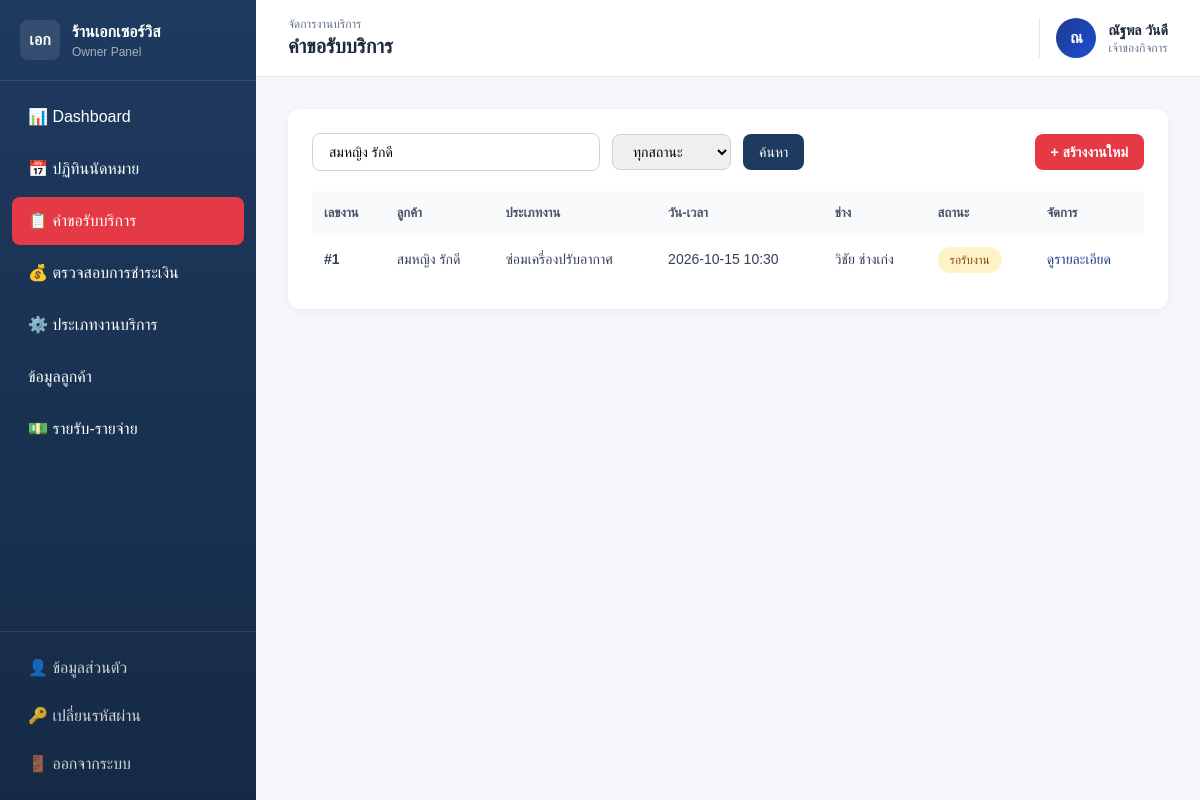
/owner/jobs.php?search=สมหญิง+รักดี (signed in), run on the app's committed database.
### tables this page shows
CREATE TABLE booking (
    booking_id INTEGER PRIMARY KEY AUTOINCREMENT,
    customer_id INTEGER NOT NULL,
    service_id INTEGER NOT NULL,
    tech_id_1 INTEGER,
    tech_id_2 INTEGER,
    booking_date TEXT NOT NULL,
    booking_time TEXT NOT NULL,
    status_service TEXT NOT NULL DEFAULT 'รอรับงาน',
    problem_description TEXT,
    problem_photo_url TEXT,
    reschedule_reason TEXT,
    created_at TEXT NOT NULL DEFAULT CURRENT_TIMESTAMP,
    FOREIGN KEY (customer_id) REFERENCES customer(customer_id) ON UPDATE CASCADE,
    FOREIGN KEY (service_id) REFERENCES services(service_id) ON UPDATE CASCADE,
    FOREIGN KEY (tech_id_1) REFERENCES technician(tech_id) ON DELETE SET NULL ON UPDATE CASCADE,
    FOREIGN KEY (tech_id_2) REFERENCES technician(tech_id) ON DELETE SET NULL ON UPDATE CASCADE
);

CREATE TABLE customer (
    customer_id INTEGER PRIMARY KEY AUTOINCREMENT,
    line_user_id TEXT NOT NULL UNIQUE,
    full_name TEXT NOT NULL,
    phone TEXT,
    email TEXT,
    password TEXT,
    address TEXT,
    latitude REAL,
    longitude REAL,
    created_at TEXT NOT NULL DEFAULT CURRENT_TIMESTAMP
);

CREATE TABLE services (
    service_id INTEGER PRIMARY KEY AUTOINCREMENT,
    service_name TEXT NOT NULL,
    category TEXT,
    base_price NUMERIC NOT NULL DEFAULT 0,
    description TEXT,
    status TEXT NOT NULL DEFAULT 'เปิดใช้งาน'
);

CREATE TABLE technician (
    tech_id INTEGER PRIMARY KEY AUTOINCREMENT,
    line_user_id TEXT UNIQUE,
    full_name TEXT NOT NULL,
    phone TEXT,
    specialty TEXT,
    status TEXT NOT NULL DEFAULT 'ว่าง',
    created_at TEXT NOT NULL DEFAULT CURRENT_TIMESTAMP
);

### owner/jobs.php (the view, shortened to what this page needs)
<?php
require_once __DIR__ . '/../includes/header_owner.php';
$search = trim($_GET['search'] ?? '');
$sql = "SELECT b.*, c.full_name AS customer, s.service_name, t.full_name AS tech_name
        FROM Booking b
        JOIN Customer c ON b.customer_id = c.customer_id
        JOIN Services s ON b.service_id = s.service_id
        LEFT JOIN Technician t ON b.tech_id_1 = t.tech_id
        WHERE 1=1";
$params = [];
if ($search) { $sql .= " AND (b.booking_id LIKE ? OR c.full_name LIKE ?)"; $params[] = "%$search%"; $params[] = "%$search%"; }
$sql .= " ORDER BY b.booking_date DESC, b.booking_time DESC";
$stmt = $pdo->prepare($sql);
$stmt->execute($params);
$jobs = $stmt->fetchAll();
$statusClass = [
  'รอรับงาน' => 'status-pending',
  'กำลังเดินทาง' => 'status-progress',
  'กำลังซ่อม' => 'status-progress',
  'เสร็จสิ้น' => 'status-done',
  'ยกเลิก' => 'status-cancel'
];
?>
<div class="card p-6">
  <form method="GET" class="flex items-center justify-between mb-5 flex-wrap gap-3">
    <div class="flex items-center gap-3 flex-wrap">
      <input type="text" name="search" value="<?= htmlspecialchars($search) ?>" placeholder="ค้นหาเลขงาน, ชื่อลูกค้า..." class="px-4 py-2 border border-slate-300 rounded-lg w-72 text-sm outline-none" />
      <select name="status" class="px-4 py-2 border border-slate-300 rounded-lg text-sm">
        <option value="">ทุกสถานะ</option>
      </select>
      <button class="btn-primary px-4 py-2 rounded-lg text-sm">ค้นหา</button>
    </div>
    <a href="/testtt/owner/calendar.php" class="btn-accent px-4 py-2 rounded-lg text-sm font-semibold no-underline">+ สร้างงานใหม่</a>
  </form>
  <div class="overflow-x-auto">
    <table class="w-full data-table">
      <thead><tr><th class="text-left p-3">เลขงาน</th><th class="text-left p-3">ลูกค้า</th><th class="text-left p-3">ประเภทงาน</th><th class="text-left p-3">วัน-เวลา</th><th class="text-left p-3">ช่าง</th><th class="text-left p-3">สถานะ</th><th class="text-left p-3">จัดการ</th></tr></thead>
      <tbody>
      <?php foreach ($jobs as $j): ?>
        <tr class="hover:bg-slate-50 cursor-pointer" onclick="location.href='/testtt/owner/job_detail.php?id=<?= $j['booking_id'] ?>'">
          <td class="p-3 font-semibold text-blue-900">#<?= $j['booking_id'] ?></td>
          <td class="p-3"><?= htmlspecialchars($j['customer']) ?></td>
          <td class="p-3"><?= htmlspecialchars($j['service_name']) ?></td>
          <td class="p-3"><?= $j['booking_date'] ?> <?= substr($j['booking_time'],0,5) ?></td>
          <td class="p-3"><?= htmlspecialchars($j['tech_name'] ?? '-') ?></td>
          <td class="p-3"><span class="status-pill <?= $statusClass[$j['status_service']] ?? 'status-pending' ?>"><?= $j['status_service'] ?></span></td>
          <td class="p-3"><button class="text-blue-900 hover:underline text-sm">ดูรายละเอียด</button></td>
        </tr>
      <?php endforeach; ?>
      </tbody>
    </table>
  </div>
</div>
<?php require_once __DIR__ . '/../includes/footer.php'; ?>

### includes/header_owner.php (style rules this page uses)
* { font-family: 'Kanit', sans-serif; box-sizing: border-box; }
body { background: #f4f6fa; margin: 0; }
.card { background: white; border-radius: 12px; box-shadow: 0 2px 8px rgba(0,0,0,0.04); }
.btn-primary { background: #1e3a5f; color: white; }
.btn-accent { background: #e63946; color: white; }
.status-pill { padding: 4px 12px; border-radius: 999px; font-size: 12px; font-weight: 500; display: inline-block; }
.status-pending { background: #fef3c7; color: #92400e; }
table.data-table th { background: #f8fafc; color: #475569; font-weight: 600; font-size: 13px; }
table.data-table td { font-size: 14px; color: #334155; }

### data on the page
booking: booking_id "1", customer.full_name "สมหญิง รักดี", service.service_name "ซ่อมเครื่องปรับอากาศ", booking_date "2026-10-15", booking_time "10:30", tech_id_1.full_name "วิชัย ช่างเก่ง", status_service "รอรับงาน"

### other printed values
$breadcrumb "จัดการงานบริการ"
$pageTitle "คำขอรับบริการ"
mb_substr($me['name'], 0, 1) "ณ"
$me['name'] "ณัฐพล วันดี"
